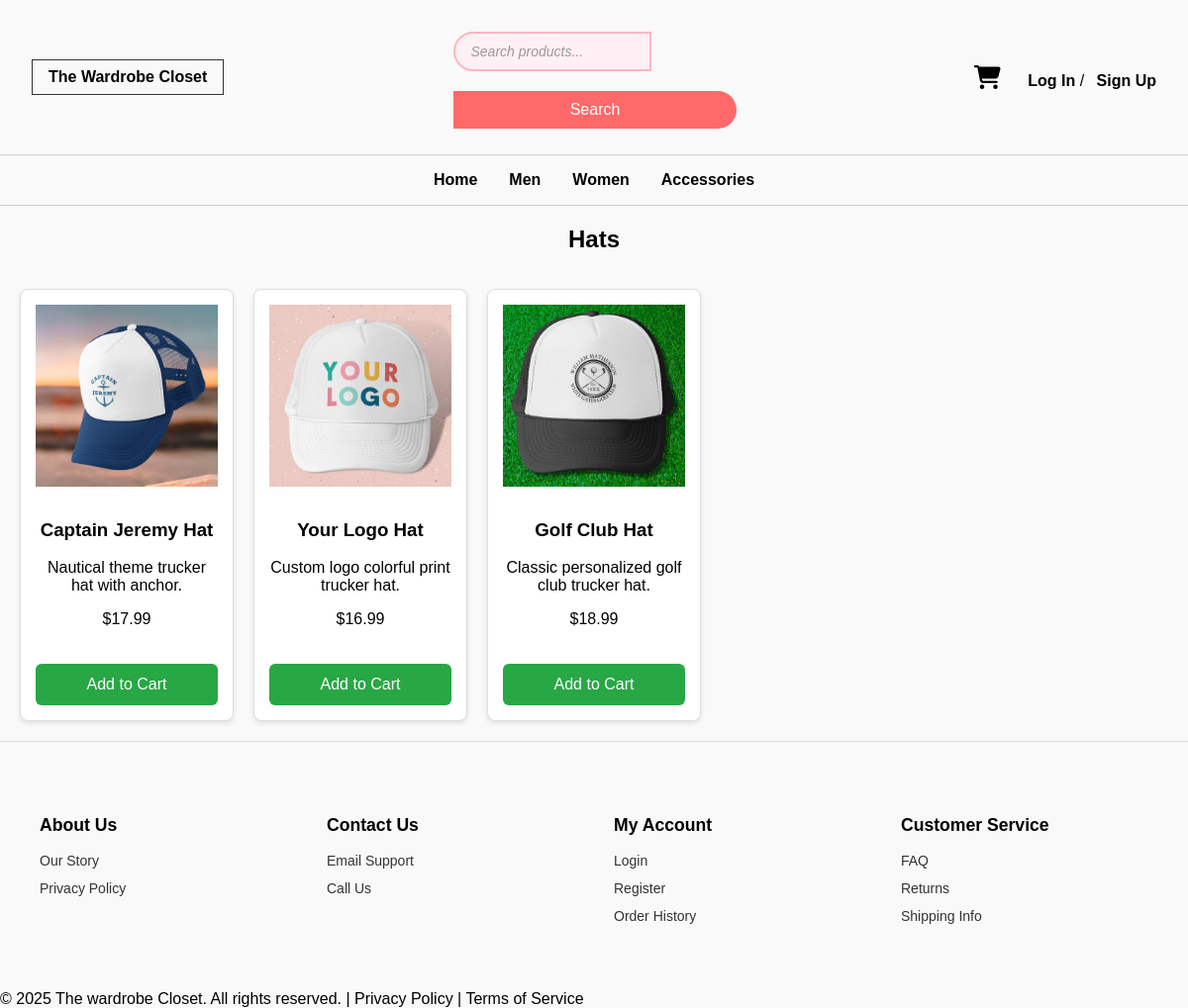
Page /accessories/hats on the committed database.
### app/models.py (models this page shows)
class Product(db.Model):
    id = db.Column(db.Integer, primary_key=True)
    name = db.Column(db.String(120), nullable=False)
    description = db.Column(db.Text)
    price = db.Column(db.Float, nullable=False)
    stock = db.Column(db.Integer, default=0)
    image_url = db.Column(db.String(255))
    size = db.Column(db.String(20))
    color = db.Column(db.String(30))
    category_id = db.Column(db.Integer, db.ForeignKey('category.id'))
    category = db.relationship('Category', backref='products')
    subcategory = db.Column(db.String(100))

### app/routes.py (the view)
@bp.route('/accessories/hats')
def hats():
    accessories_category = Category.query.filter_by(name='Accessories').first()
    products = Product.query.filter_by(category_id= accessories_category.id, subcategory='hats').all()
    return render_template('accessories/hats.html', products=products)

### app/__init__.py (called while the page is built)
def create_app():
    app = Flask(__name__)
    app.config.from_object('config.Config')
    app.config['SECRET_KEY'] = 'your-secret-key'
    db.init_app(app)
    login_manager.init_app(app)
    migrate.init_app(app, db)
    from .models import User
    @login_manager.user_loader
    def load_user(user_id):
        return User.query.get(int(user_id))
    from . import routes
    app.register_blueprint(routes.bp)
    @app.context_processor
    def inject_cart_count():
        from flask_login import current_user
        if current_user.is_authenticated:
            count = CartItem.query.filter_by(user_id=current_user.id).count()
        else:
            count = 0
        return dict(cart_count=count)
    return app

### app/templates/accessories/hats.html (shortened to what this page needs)
{% extends "base.html" %}
{% block content %}
<h2 class="section-title">Hats</h2>
<div class="product-grid">
  {% for product in products %}
  <div class="product-card">
    <img src="{{ url_for('static', filename=product.image_url) }}" alt="{{ product.name }}">
    <h3>{{ product.name }}</h3>
    <p>{{ product.description }}</p>
    <p class="price">${{ "%.2f"|format(product.price) }}</p>
    <form action="{{ url_for('main.add_to_cart', product_id=product.id) }}" method="POST">
      <button type="submit">Add to Cart</button>
    </form>
  </div>
  {% endfor %}
</div>
{% endblock %}

### app/static/styles.css (style rules this page uses)
* { box-sizing: border-box; }
body { margin: 0; font-family: Arial, sans-serif; background-color: #f9f9f9; }
.section-title { text-align: center; font-weight: bold; margin-bottom: 1rem; }
.product-grid { display: grid; grid-template-columns: repeat(auto-fill, minmax(200px, 1fr)); gap: 20px; padding: 20px; }
.product-card { border: 1px solid #ddd; padding: 15px; text-align: center; border-radius: 8px; background-color: #fff; box-shadow: 0 2px 5px rgba(0, 0, 0, 0.1); }
.product-card img { width: 100%; max-width: 200px; height: auto; margin-bottom: 10px; }
button { margin-top: 20px; width: 100%; padding: 12px; background-color: #28a745; color: white; font-size: 16px; border: none; border-radius: 6px; cursor: pointer; }

### rows in the picture
Product: image_url (picture), name "Captain Jeremy Hat", description "Nautical theme trucker hat with anchor.", price "17.99"
Product: image_url (picture), name "Your Logo Hat", description "Custom logo colorful print trucker hat.", price "16.99"
Product: image_url (picture), name "Golf Club Hat", description "Classic personalized golf club trucker hat.", price "18.99"
